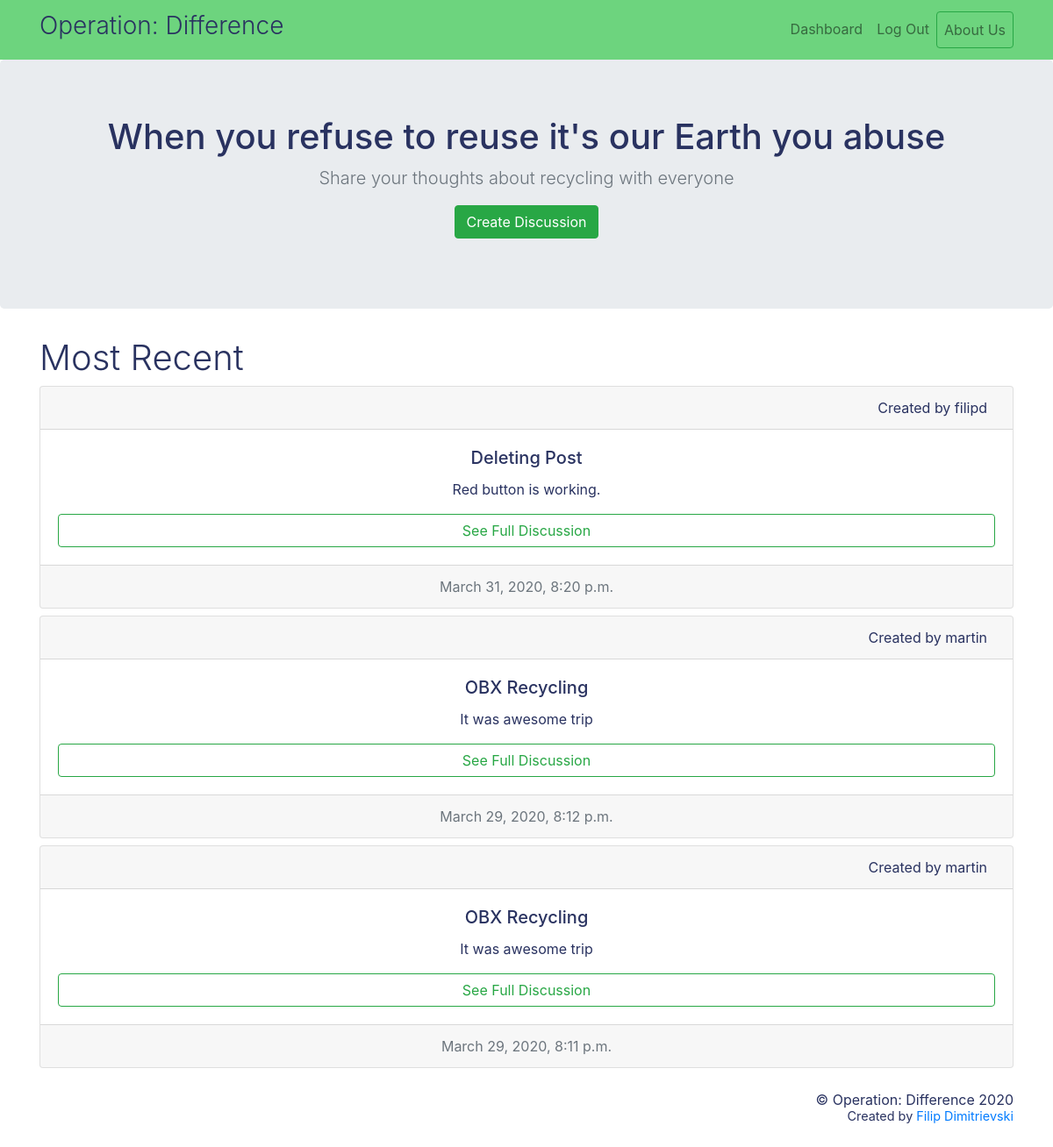
/dashboard (signed in), run on an earlier commit of the app's database.
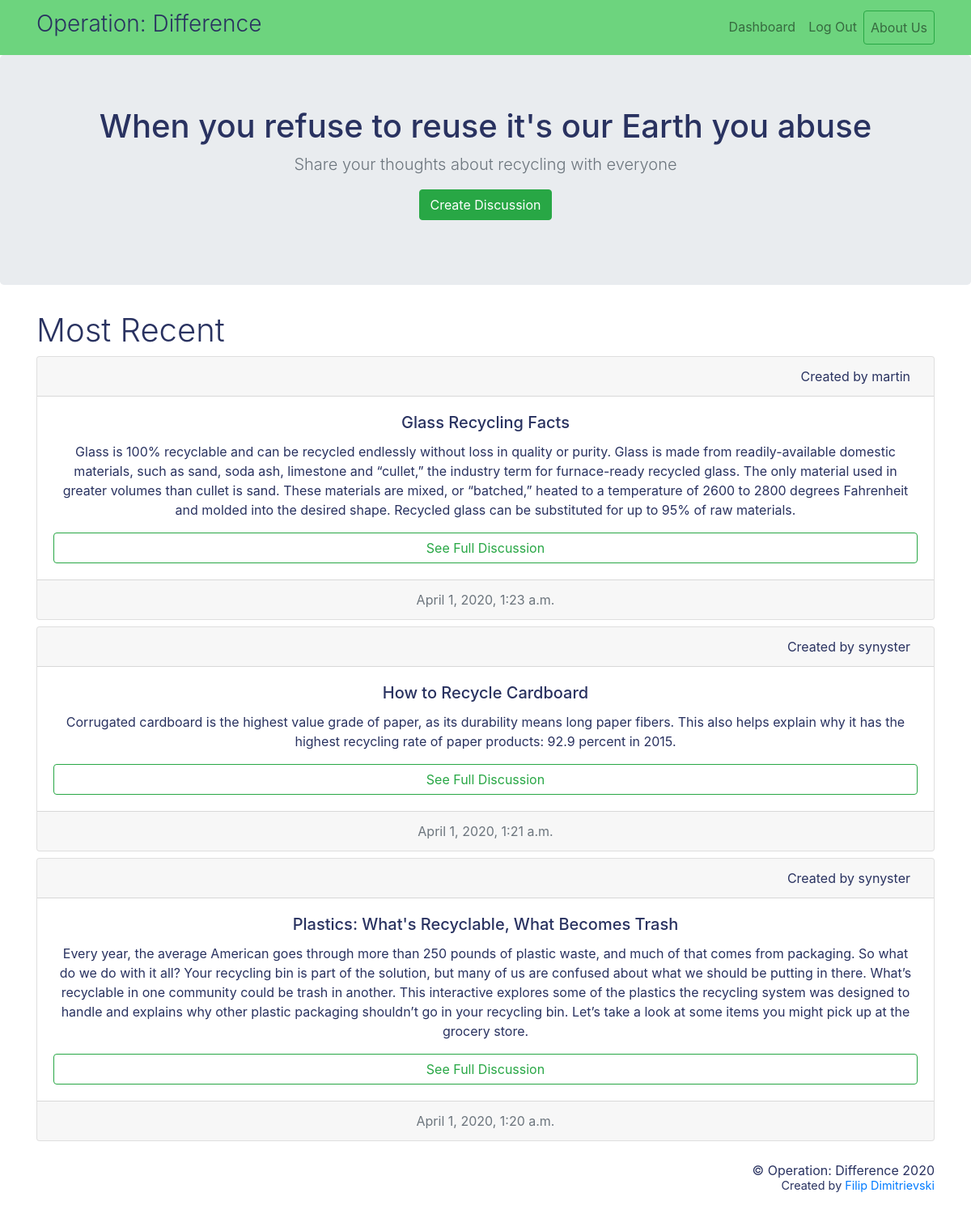
And on a later commit of the database.
### blog/models.py (models this page shows, shortened)
class Post(models.Model):
    title = models.CharField(max_length=100)
    body = models.TextField()
    time = models.DateTimeField()
    user = models.ForeignKey(User, on_delete=models.CASCADE)

### blog/views.py (the view)
# urls.py: path('dashboard', views.dashboard, name='dashboard'),
@login_required(login_url="/login")
def dashboard(request):
    all_posts = Post.objects.all().order_by('-id')
    current_user = request.user
    try:
        valid_member = Members.objects.get(user=current_user)
        all_announcements = Announcements.objects.all().order_by('-id')
    except:
        all_announcements = False
    passing_dict = {
        'all_posts': all_posts,
        'current_user': current_user,
        'all_announcements': all_announcements
    }
    return render(request, 'blog/dashboard.html', passing_dict)

### blog/templates/blog/dashboard.html (shortened to what this page needs)
{% extends 'blog/base.html' %}
{% block content %}
<section class="jumbotron text-center">
    <h1 class="jumbotron-heading">When you refuse to reuse it's our Earth you abuse</h1>
    <p class="lead text-muted">Share your thoughts about recycling with everyone</p>
    {% if user.is_authenticated %}
    <p>
        <a href="{% url 'create_post' %}" class="btn btn-success">Create Discussion</a>
    </p>
    {% endif %}
</section>
<div class="container">
    <h1 class="font-weight-light">Most Recent</h1>
    {% for post in all_posts %}
    <div class="card text-center mb-2">
        <div class="card-header text-right">
            {% if post.user == current_user %}
            Created by you &nbsp;
            <div class="btn-group" role="group" aria-label="Third group">
                <a href="{% url 'delete_post' post.id %}" class="btn btn-danger">X</a>
            </div>
            {% else %}
            Created by {{ post.user }} &nbsp;
            {% endif %}
        </div>
        <div class="card-body">
            <h5 class="card-title">{{ post.title }}</h5>
            <p class="card-text">{{ post.body }}</p>
            <a href="{% url 'detail_post' post.id %}" class="btn btn-outline-success btn-block">See Full Discussion</a>
        </div>
        <div class="card-footer text-muted">
            {{ post.time }}
        </div>
    </div>
    {% endfor %}
</div>
{% endblock %}

What changed in the data, as far as the page shows it:
removed Post: user "filipd", title "Deleting Post", body "Red button is working.", time "March 31, 2020, 8:20 p.m."
removed Post: user "martin", title "OBX Recycling", body "It was awesome trip", time "March 29, 2020, 8:12 p.m."
removed Post: user "martin", title "OBX Recycling", body "It was awesome trip", time "March 29, 2020, 8:11 p.m."
added Post: user "martin", title "Glass Recycling Facts", body "Glass is 100% recyclable and can be recycled endlessly without loss in quality or purity. Glass is made from readily-available domestic materials, such as sand, soda ash, limestone and “cullet,” the industry term for furnace-ready recycled glass. The only material used in greater volumes than cullet is sand. These materials are mixed, or “batched,” heated to a temperature of 2600 to 2800 degrees Fahrenheit and molded into the desired shape. Recycled glass can be substituted for up to 95% of raw materials.", time "April 1, 2020, 1:23 a.m."
added Post: user "synyster", title "How to Recycle Cardboard", body "Corrugated cardboard is the highest value grade of paper, as its durability means long paper fibers. This also helps explain why it has the highest recycling rate of paper products: 92.9 percent in 2015.", time "April 1, 2020, 1:21 a.m."
added Post: user "synyster", title "Plastics: What's Recyclable, What Becomes Trash", body "Every year, the average American goes through more than 250 pounds of plastic waste, and much of that comes from packaging. So what do we do with it all? Your recycling bin is part of the solution, but many of us are confused about what we should be putting in there. What’s recyclable in one community could be trash in another. This interactive explores some of the plastics the recycling system was designed to handle and explains why other plastic packaging shouldn’t go in your recycling bin. Let’s take a look at some items you might pick up at the grocery store.", time "April 1, 2020, 1:20 a.m."
